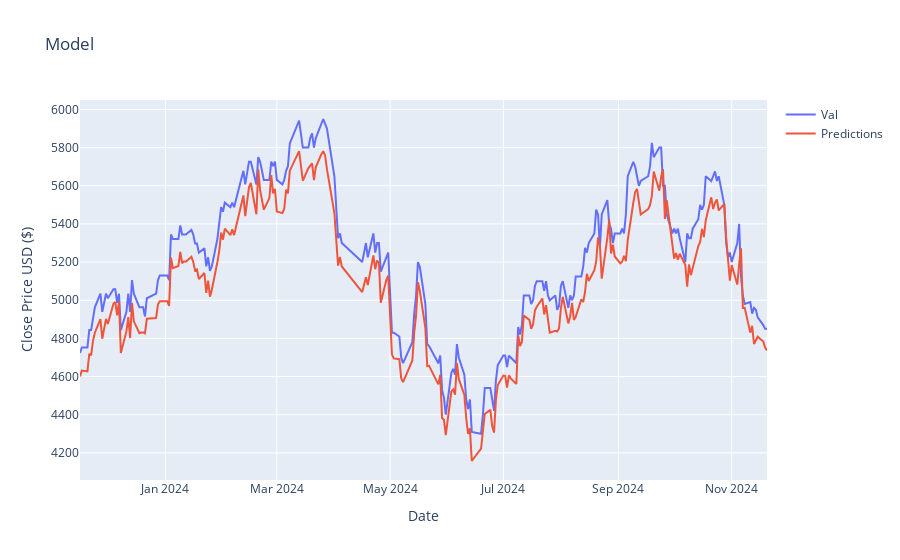

This figure's notebook cell:
### Code cell
from plotly import graph_objs as go

fig = go.Figure()

fig.add_trace(go.Scatter(x=valid['date'], y=valid['Close'], mode='lines', name='Val'))
fig.add_trace(go.Scatter(x=valid['date'], y=valid['Predictions'], mode='lines', name='Predictions'))

fig.update_layout(title='Model',
                        xaxis_title='Date',
                        yaxis_title='Close Price USD ($)')
fig.show()

### Figure 1 — Plotly figure (JSON) as saved in the notebook; plotly's stock layout.template omitted (floating-point values rounded to 4 significant figures; data arrays with more than 128 entries replaced by an {"elided": "..."} marker saying what was removed)
{"data": [{"mode": "lines", "name": "Val", "type": "scatter", "x": {"elided": "242 str values"}, "y": {"elided": "242 float values"}}, {"mode": "lines", "name": "Predictions", "type": "scatter", "x": {"elided": "242 str values"}, "y": {"elided": "242 float values"}}], "layout": {"title": {"text": "Model"}, "xaxis": {"title": {"text": "Date"}}, "yaxis": {"title": {"text": "Close Price USD ($)"}}}}
